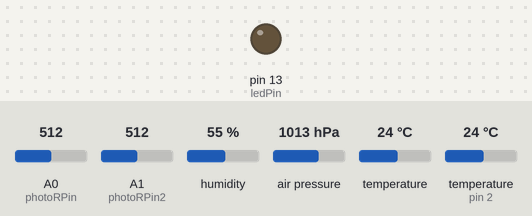
A sketch run on a simulated Arduino Uno, built with avr-gcc and run on an emulated ATmega328P. Parts: output pins drawn as LEDs (lit = HIGH). Inputs (shaded band) come from the test bench; at power-on: A0 (photoRPin) = 512, A1 (photoRPin2) = 512, humidity 55 %, air pressure 1013 hPa, temperature 24 °C, temperature (sensor on pin 2) 24 °C. Storage starts empty; what the sketch prints to the serial monitor is not drawn.

Above: at 0.5 s.
At 3.5 s:
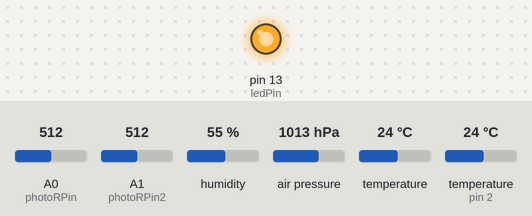
Timing chart, 0 to 13.0 s (numbered marks = the images above):
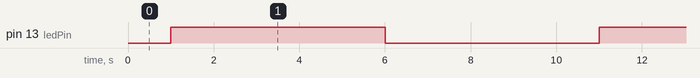

The sketch:

Tmptr_and_Light.ino
```cpp
#include <Wire.h>
#include <Adafruit_BMP085.h>
#include <SimpleDHT.h>
#include <SPI.h>
#include <SD.h>

const int chipSelect = 4;
const int photoRPin = 0;
const int photoRPin2 = 1;
const int ledPin = LED_BUILTIN;
const int pinDHT11 = 2;
const long PHOTO_PERIOD = 200;
const long PERIOD = 5000;
const long DHT_PERIOD = 1500;
const float LIGHT_FC = 0.7;

int ledState = LOW;
unsigned long previousMillis = 0;
unsigned long prevDhtMillis = 0;
unsigned long photoMillis = 0;
unsigned long lampMillis = 0;
unsigned long lamp_period = 1000;
int lightLevel = 500;
int light2 = 0;
byte dht_tmptr = 0;
byte dht_humidity = 0;


Adafruit_BMP085 bmp;
SimpleDHT11 dht11(pinDHT11);

void setup(void)
{
  pinMode(ledPin, OUTPUT);
  Serial.begin(9600);
  Serial.println("BMP, Photocell & DHT 11 Sensor experiment"); Serial.println("");

  /* Initialise the sensor */
  if(!bmp.begin())
  {
    Serial.print("BMP 180 not detected");
    while(1);
  }
  Serial.println("Initializing SD card...");

  // see if the card is present and can be initialized:
  if (!SD.begin(chipSelect)) {
    Serial.println("Card failed, or not present");
    // don't do anything more:
    //while (1);
  }
}

void loop(void)
{
  unsigned long currentMillis = millis();

  if (currentMillis - prevDhtMillis > DHT_PERIOD) {
    prevDhtMillis = currentMillis;
    int err = SimpleDHTErrSuccess;
    if ((err = dht11.read(&dht_tmptr, &dht_humidity, NULL)) != SimpleDHTErrSuccess) {
      Serial.print("Read DHT11 failed, err=");
      Serial.println(err);
      lamp_period = 500;
    }
    else {
      lamp_period = PERIOD;
    }
  }
    if (currentMillis - lampMillis > lamp_period) {
    lampMillis = currentMillis;
    if (ledState == LOW) {
      ledState = HIGH;
    } else {
      ledState = LOW;
    }
    digitalWrite(ledPin, ledState);
  }
  if (currentMillis - photoMillis >= PHOTO_PERIOD) {
    photoMillis = currentMillis;
    int rawLightLevel = analogRead(photoRPin);
    lightLevel = (int)(LIGHT_FC * (float)lightLevel + (1-LIGHT_FC)*(rawLightLevel));
    int rawLight2 = analogRead(photoRPin2);
    light2 = (int)(LIGHT_FC * (float)light2 + (1-LIGHT_FC)*(rawLight2));
  }
  if (currentMillis - previousMillis >= PERIOD) {
    previousMillis = currentMillis;
    String dataString = String(currentMillis) + ", ";
    dataString += String(dht_humidity) + ", " + String(dht_tmptr) + ", ";
    dataString += String(bmp.readTemperature()) + ", " + String(bmp.readPressure()) + ", ";
    dataString += String(lightLevel) + ", " + String(light2);

    Serial.print(dataString);

    File dataFile = SD.open("datalog.txt", FILE_WRITE);
    if (dataFile) {
      dataFile.println(dataString);
      dataFile.close();
      Serial.println("");
    }
    else {
      Serial.println(", unable to open file on SD card  ");
    }
  }
}
```

Measured:
- by itself, pin 13 (ledPin): alternates HIGH for 5.0 s and LOW for 5.0 s
